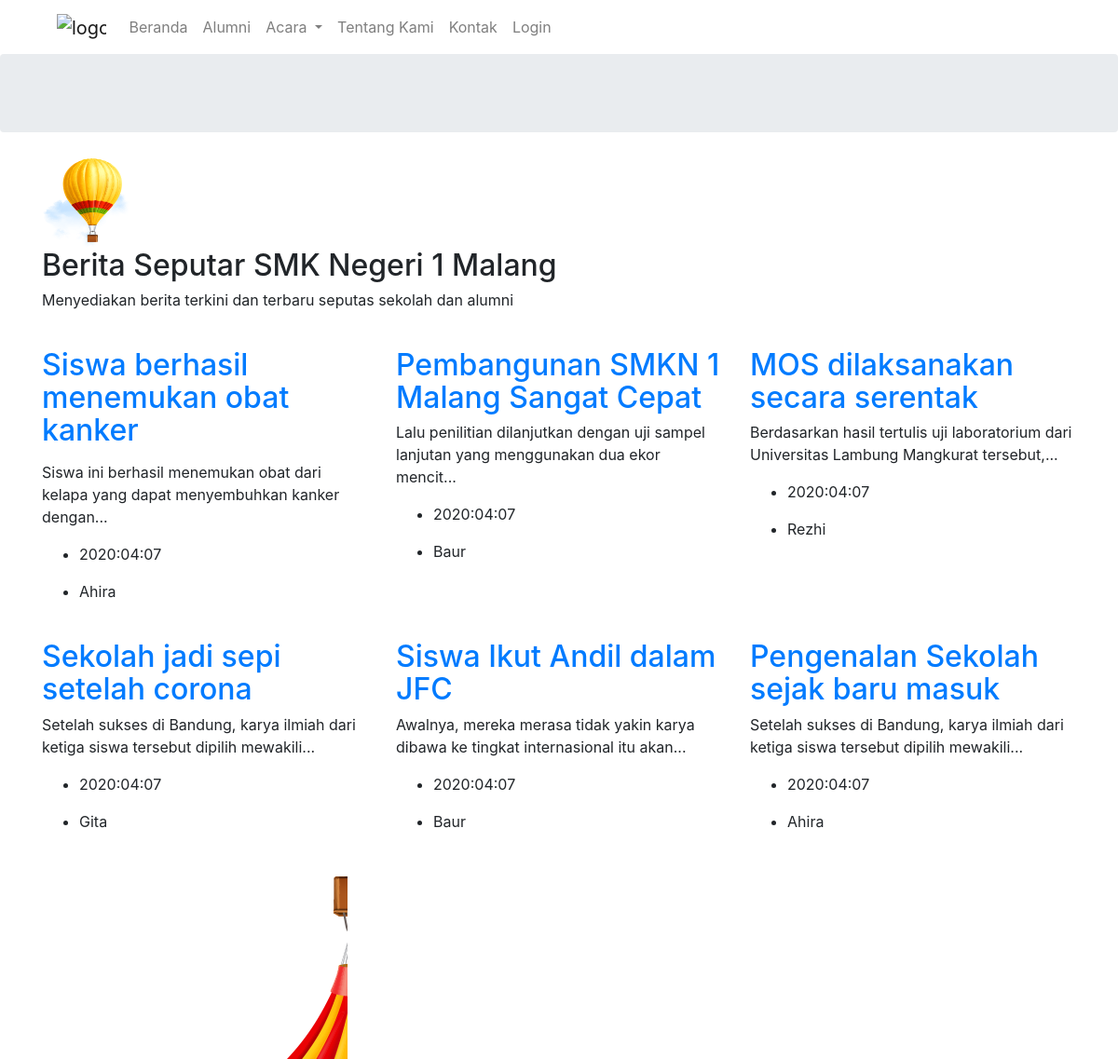
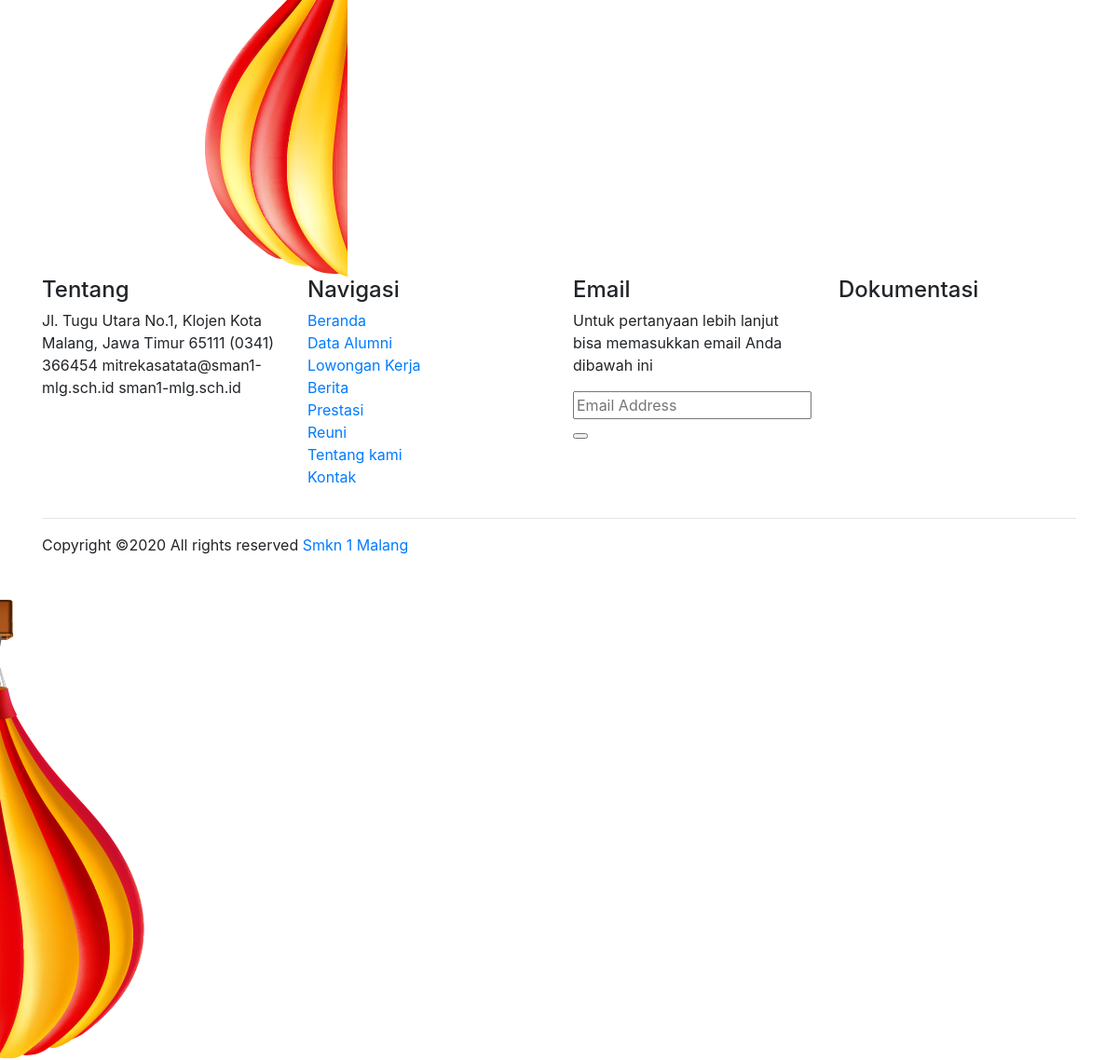
The page /index.php/berita on the database its author committed (2 pictures, top to bottom).
### tables this page shows
CREATE TABLE `tb_berita` (
  `id_berita` varchar(10) NOT NULL,
  `judul_berita` varchar(45) NOT NULL,
  `isi_berita` text NOT NULL,
  `tgl_berita` datetime NOT NULL DEFAULT CURRENT_TIMESTAMP,
  `gambar_berita` varchar(45) NOT NULL,
  `penulis` varchar(45) NOT NULL
);

### application/controllers/Berita.php (called while the page is built, shortened)
<?php
class Berita extends CI_Controller {
	function __construct(){
		$this->load->model('M_Berita');
	}
	public function index(){
		$data['title'] = 'Berita Seputar SMKN 1 Malang';
		$data['data'] = $this->M_Berita->tampil_berita();
		$this->load->view('widget/header',$data);
		$this->load->view('V_Berita',$data);
		$this->load->view('widget/footer');
	}
}

### index.php (called while the page is built, shortened)
<?php
require_once BASEPATH.'core/CodeIgniter.php';

### application/models/M_Berita.php (called while the page is built, shortened)
<?php
class M_Berita extends CI_Model{
	function tampil_berita(){
		$query = $this->db->query("SELECT * FROM tb_berita");
		return $query->result();
	}
}
?>

### application/views/V_Berita.php (the view, shortened to what this page needs)
<section class="breadcrumb breadcrumb_bg">
    <div class="container">
        <div class="row">
            <div class="col-lg-12">
                <div class="breadcrumb_iner text-center" style="height: 60px;">
                </div>
            </div>
        </div>
    </div>
</section>
<section class="blog_part padding_top" style="padding-top: 1%;">
    <div class="container">
        <div class="row">
            <div class="col-lg-9">
                <div class="section_tittle">
                    <img src="img/section_tittle_img.png" alt="">
                    <h2>Berita Seputar SMK Negeri 1 Malang</h2>
                    <p>Menyediakan berita terkini dan terbaru seputas sekolah dan alumni</p>
                </div>
            </div>
        </div>
        <div class="row">
             <?php foreach($data as $a){
                $string = $a->isi_berita;
                if (strlen($string) > 90) {
                   $stringCut = substr($string, 0, 90);
                   $endPoint = strrpos($stringCut, ' ');
                   $string = $endPoint? substr($stringCut, 0, $endPoint):substr($stringCut, 0);
                   $string .= '...';
                }
            ?>
            <div class="col-lg-4 col-sm-6">
                <div class="single_blog_part">
                    <div class="blog_text">
                        <h2><a href="<?php echo base_url('Berita/detail/'.$a->id_berita); ?>"><?php echo $a->judul_berita; ?></a></h2>
                        <p><?php echo $string; ?></p>
                        <ul>
                            <li>
                                <p><?php echo date('Y:m:d', strtotime($a->tgl_berita)); ?></p>
                            </li>
                            <li>
                                <p><?php echo $a->penulis; ?></p>
                            </li>
                        </ul>
                    </div>
                </div>
            </div>
            <?php } ?>
        </div>
    </div>
    <img src="img/overlay_1.png" alt="#" class="blog_img">
</section>

### application/views/widget/header.php (shortened to what this page needs)
<!doctype html>
<html lang="zxx">
<head>
    <link rel="stylesheet" href="<?php echo base_url('assets/css/bootstrap.min.css');?>">
    <link rel="stylesheet" href="<?php echo base_url('assets/css/animate.css');?>">
    <link rel="stylesheet" href="<?php echo base_url('assets/css/owl.carousel.min.css');?>">
    <link rel="stylesheet" href="<?php echo base_url('assets/css/all.css');?>">
    <link rel="stylesheet" href="<?php echo base_url('assets/css/flaticon.css');?>">
    <link rel="stylesheet" href="<?php echo base_url('assets/css/themify-icons.css');?>">
    <link rel="stylesheet" href="<?php echo base_url('assets/css/nice-select.css');?>">
    <link rel="stylesheet" href="<?php echo base_url('assets/css/magnific-popup.css');?>">
    <link rel="stylesheet" href="<?php echo base_url('assets/css/slick.css');?>">
    <link rel="stylesheet" href="<?php echo base_url('assets/css/style.css');?>">
</head>
<body>
    <header class="main_menu home_menu">
        <div class="container">
            <div class="row align-items-center">
                <div class="col-lg-12">
                    <nav class="navbar navbar-expand-lg navbar-light">
                        <a class="navbar-brand" href="<?= base_url('Welcome'); ?>"> <img src="<?php echo base_url('user/assets/img/logo.png');?>" alt="logo"> </a>
                        <div class="collapse navbar-collapse main-menu-item" id="navbarSupportedContent">
                            <ul class="navbar-nav">
                                <li class="nav-item">
                                    <a class="nav-link" href="<?php echo base_url('Welcome');?>">Beranda</a>
                                </li>
                                <li class="nav-item">
                                    <a class="nav-link" href="<?php echo base_url('DataAlumni');?>">Alumni</a>
                                </li>
                                <li class="nav-item dropdown">
                                    <a class="nav-link dropdown-toggle" href="#" id="navbarDropdown"
                                        role="button" data-toggle="dropdown" aria-haspopup="true" aria-expanded="false">
                                        Acara
                                    </a>
                                </li>
                                <li class="nav-item">
                                    <a class="nav-link" href="<?php echo base_url('About');?>">Tentang Kami</a>
                                </li>
                                <li class="nav-item">
                                    <a class="nav-link" href="<?php echo base_url('Contact');?>">Kontak</a>
                                </li>
                                <li class="nav-item">
                                    <a class="nav-link" href="<?php echo base_url('user/Login');?>">Login</a>
                                </li>
                            </ul>
                        </div>
                    </nav>
                </div>
            </div>
        </div>
    </header>

### application/views/widget/footer.php (shortened to what this page needs)
    <footer class="footer_part">
        <div class="container">
            <div class="row">
                <div class="col-sm-6 col-lg-3">
                    <div class="single_footer_part">
                        <h4>Tentang</h4>
                        <p>Jl. Tugu Utara No.1, Klojen
                        Kota Malang, Jawa Timur 65111
                        (0341) 366454
                        mitrekasatata@sman1-mlg.sch.id
                        sman1-mlg.sch.id</p>
                    </div>
                </div>
                <div class="col-sm-6 col-lg-3">
                    <div class="single_footer_part">
                        <h4>Navigasi</h4>
                        <ul class="list-unstyled">
                            <li><a href="<?= base_url('Welcome'); ?>">Beranda</a></li>
                            <li><a href="<?= base_url('DataAlumni'); ?>">Data Alumni</a></li>
                            <li><a href="<?= base_url('Loker'); ?>">Lowongan Kerja</a></li>
                            <li><a href="<?= base_url('Berita'); ?>">Berita</a></li>
                            <li><a href="<?= base_url('Prestasi'); ?>">Prestasi</a></li>
                            <li><a href="<?= base_url('Reuni'); ?>">Reuni</a></li>
                            <li><a href="<?= base_url('About'); ?>">Tentang kami</a></li>
                            <li><a href="<?= base_url('Contact'); ?>">Kontak</a></li>
                        </ul>
                    </div>
                </div>
                <div class="col-sm-6 col-lg-3">
                    <div class="single_footer_part">
                        <h4>Email</h4>
                        <p>Untuk pertanyaan lebih lanjut bisa memasukkan email Anda dibawah ini
                        </p>
                        <div id="mc_embed_signup">
                            <form target="_blank"
                                action="https://spondonit.us12.list-manage.com/subscribe/post?u=1462626880ade1ac87bd9c93a&amp;id=92a4423d01"
                                method="get" class="subscribe_form relative mail_part">
                                <input type="email" name="email" id="newsletter-form-email" placeholder="Email Address"
                                    class="placeholder hide-on-focus" onfocus="this.placeholder = ''"
                                    onblur="this.placeholder = ' Email Address '">
                                <button type="submit" name="submit" id="newsletter-submit"
                                    class="email_icon newsletter-submit button-contactForm"></button>
                            </form>
                        </div>
                    </div>
                </div>
                <div class="col-sm-6 col-lg-3">
                    <div class="single_footer_part">
                        <h4>Dokumentasi</h4>
                        <div class="footer_img">
                        </div>
                    </div>
                </div>
            </div>
            <hr>
            <div class="row">
                <div class="col-lg-8">
                    <div class="copyright_text">
                        <P>
Copyright &copy;<script>document.write(new Date().getFullYear());</script> All rights reserved <a href="<?= base_url('Welcome'); ?>" target="_blank">Smkn 1 Malang</a>
</P>
                    </div>
                </div>
                <div class="col-lg-4">
                </div>
            </div>
        </div>
        <img src="img/overlay_2.png" alt="#" class="footer_overlay">
    </footer>
</body>
</html>

### rows shown on the page
tb_berita: judul_berita "Siswa berhasil menemukan obat kanker", isi_berita "Siswa ini berhasil menemukan obat dari kelapa yang dapat menyembuhkan kanker dengan...", tgl_berita "2020:04:07", penulis "Ahira"
tb_berita: judul_berita "Pembangunan SMKN 1 Malang Sangat Cepat", isi_berita "Lalu penilitian dilanjutkan dengan uji sampel lanjutan yang menggunakan dua ekor mencit...", tgl_berita "2020:04:07", penulis "Baur"
tb_berita: judul_berita "MOS dilaksanakan secara serentak", isi_berita "Berdasarkan hasil tertulis uji laboratorium dari Universitas Lambung Mangkurat tersebut,...", tgl_berita "2020:04:07", penulis "Rezhi"
tb_berita: judul_berita "Sekolah jadi sepi setelah corona", isi_berita "Setelah sukses di Bandung, karya ilmiah dari ketiga siswa tersebut dipilih mewakili...", tgl_berita "2020:04:07", penulis "Gita"
tb_berita: judul_berita "Siswa Ikut Andil dalam JFC", isi_berita "Awalnya, mereka merasa tidak yakin karya dibawa ke tingkat internasional itu akan...", tgl_berita "2020:04:07", penulis "Baur"
tb_berita: judul_berita "Pengenalan Sekolah sejak baru masuk", isi_berita "Setelah sukses di Bandung, karya ilmiah dari ketiga siswa tersebut dipilih mewakili...", tgl_berita "2020:04:07", penulis "Ahira"
